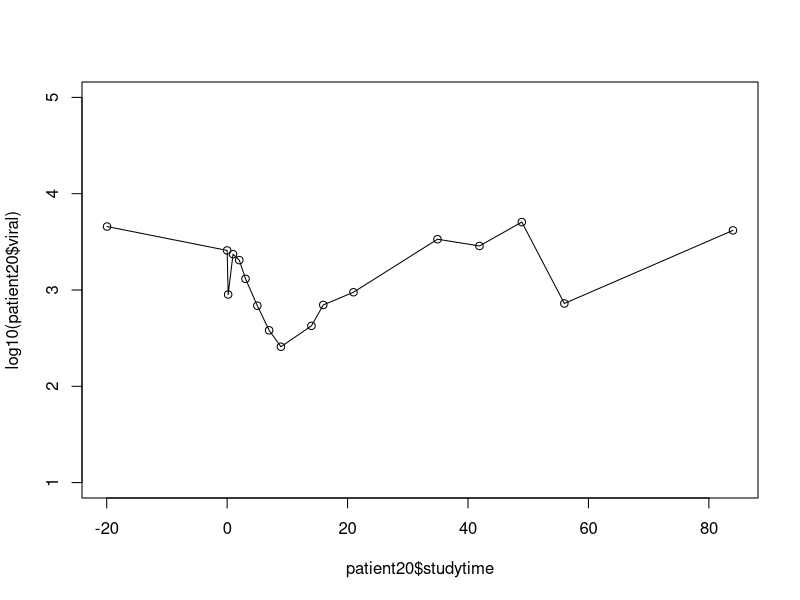
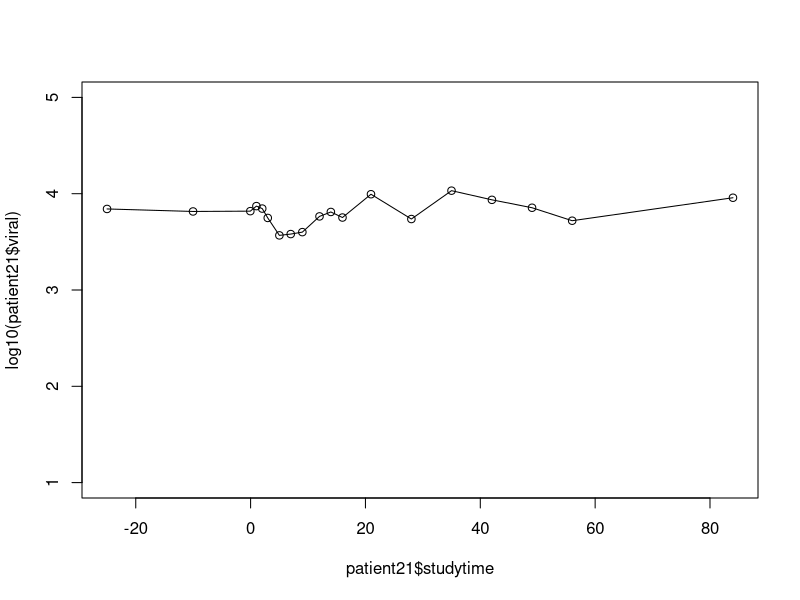
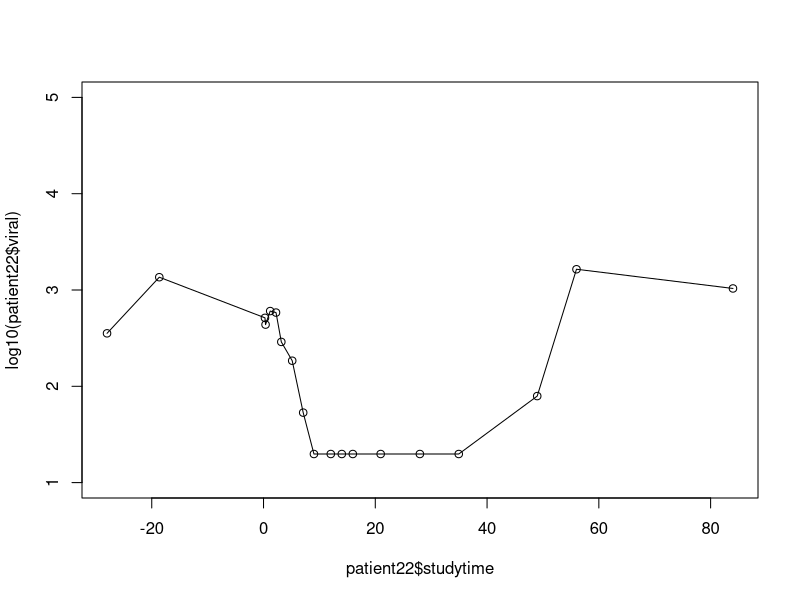
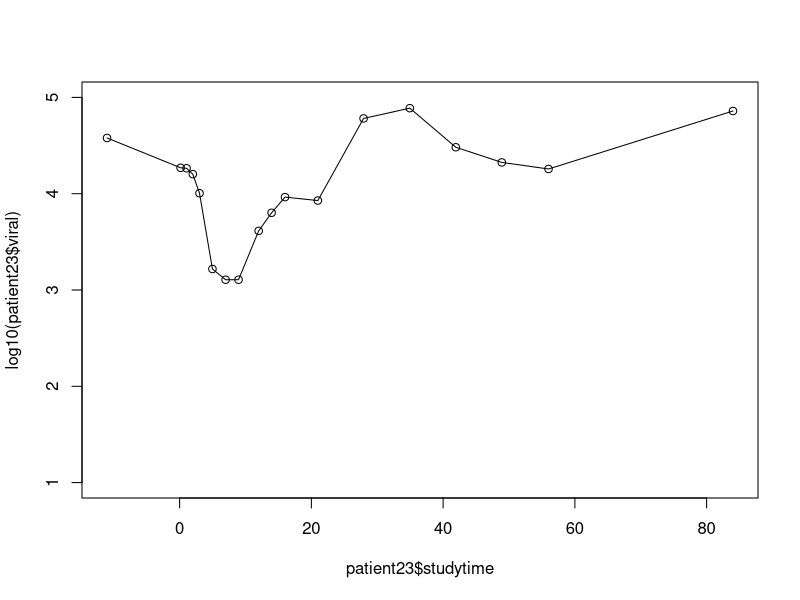
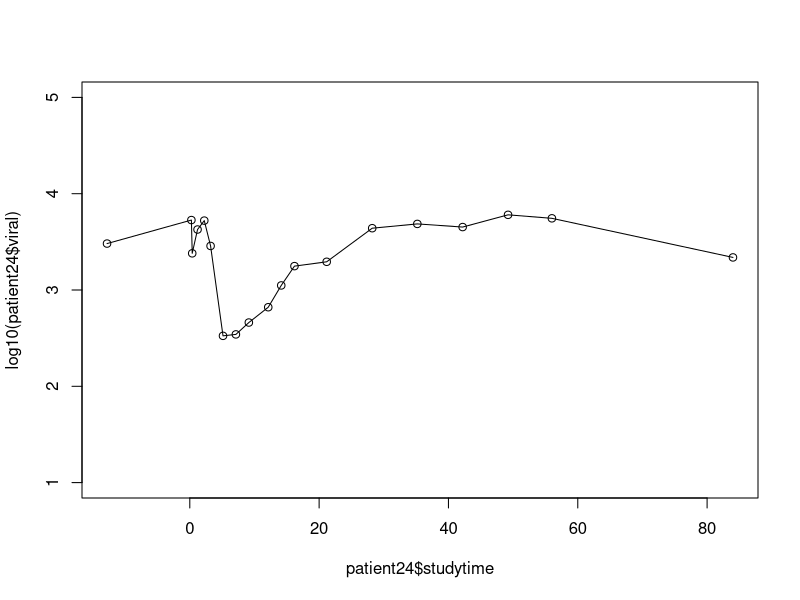
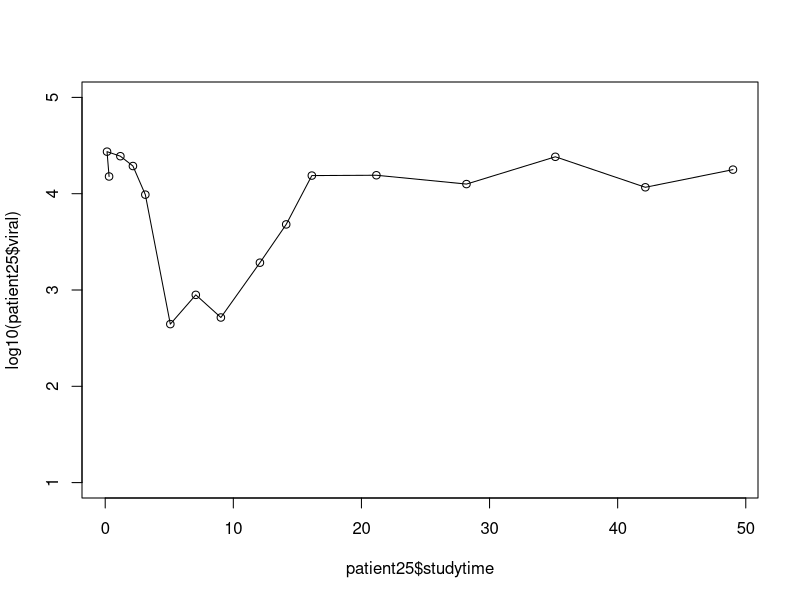
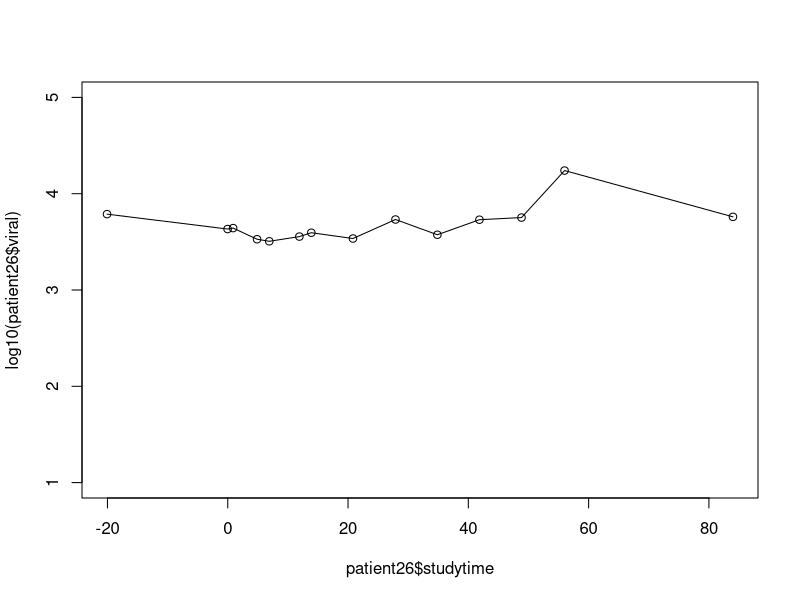
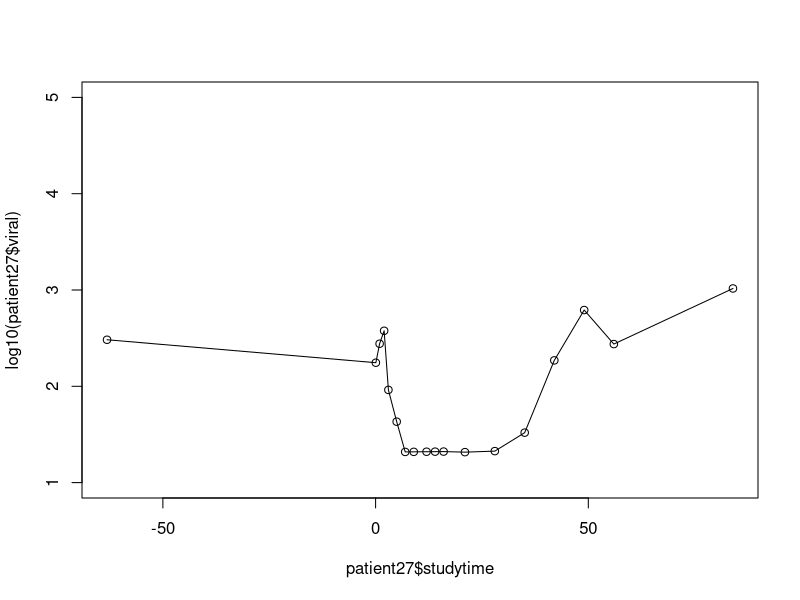

Recreate these plots in R, in order.
#this file fits exponential decays to the patients' viral load data
#in order to determine their rate of viral decay

#data from Lynch study

library(ggplot2)

#the "make" functions create the data sets for each patient
make20 = function(){
  studytime = c(-19.94236311239193, 0, 0.17291066282420786, 0.9798270893371708,
                2.0172910662824144, 3.0547550432276616, 5.014409221902017, 6.974063400576366, 
                8.933717579250715, 14.005763688760805, 15.96541786743516, 20.979827089337174, 
                34.92795389048992, 41.90201729106627, 48.933717579250725, 56, 
                84)
  viral = c(10^3.65891472868217, 10^3.410852713178294, 10^2.9534883720930227,  10^3.3720930232558137,
            10^3.3100775193798446, 10^3.1162790697674416, 10^2.837209302325581, 10^2.581395348837209,
            10^2.410852713178294, 10^2.627906976744186, 10^2.8449612403100772, 10^2.976744186046511,
            10^3.527131782945736, 10^3.457364341085271, 10^3.705426356589147, 10^2.8600550964187312,
            10^3.619283746556472)
  patient20 = data.frame(studytime, viral)
  plot(patient20$studytime, log10(patient20$viral), type='o', ylim=c(1,5))
  return(patient20)
}
make21 = function(){
  studytime = c(-25, -10.024096385542165, -0.048192771084334396, 1.0120481927710898, 2.0240963855421725, 
                2.9879518072289173, 5.01204819277109, 6.987951807228917, 9.01204819277109, 
                12, 13.975903614457835, 16, 20.963855421686745, 
                28, 34.98795180722892, 42.02409638554216,49.01204819277108, 
                56, 84)
  viral = c(10^3.8416666666666655, 10^3.8156000625880147, 10^3.8188389923329686, 10^3.871131278360194, 10^3.845485839461743,
            10^3.748396182131122, 10^3.56723517446409, 10^3.5808637145986544, 10^3.601001408230324,
            10^3.7643091847911125, 10^3.8104052573932092, 10^3.7526208731028006, 10^3.9944922547332182,
            10^3.7370364575183848, 10^4.031513065248005, 10^3.9363949303708337, 10^3.8542481614770767,
            10^3.719559228650136, 10^3.958126721763083)
  patient21 = data.frame(studytime, viral)
  plot(patient21$studytime, log10(patient21$viral), type='o', ylim=c(1,5))
  return(patient21)
}
make22 = function(){
  studytime = c(-28, -18.65036231884058, 0.25724637681159024, 0.365036231884055, 1.192934782608699, 
                2.2346014492753703, 3.1847826086956594, 5.133152173913043, 7.099637681159418, 
                9.020833333333332, 12.03532608695652, 14.006340579710145, 15.97735507246377, 
                20.962862318840582, 27.977355072463762, 34.93387681159422, 48.97463768115942,
                56, 84)
  viral = c(10^2.55, 10^3.1328125000000004, 10^2.7109375000000004, 10^2.640625, 10^2.7812500000000004,
            10^2.7656250000000004, 10^2.4609375000000004, 10^2.2656250000000004, 10^1.7265625,
            10^1.2968750000000009, 10^1.2968750000000009, 10^1.2968750000000009, 10^1.2968750000000009,
            10^1.2968750000000009, 10^1.2968750000000009, 10^1.2968750000000009, 10^1.8984375000000009,
            10^3.215426997245177, 10^3.015977961432505)
  patient22 = data.frame(studytime, viral)
  plot(patient22$studytime, log10(patient22$viral), type='o', ylim=c(1,5))
  return(patient22)
}
make23 = function(){
  studytime = c(-11.018867924528301, 0.15094339622641328, 1.0566037735849, 1.9999999999999964, 
                3.0188679245282977, 4.981132075471695, 6.981132075471695, 8.943396226415093, 
                11.999999999999996, 13.962264150943394, 15.999999999999996, 20.981132075471695, 
                27.924528301886784, 34.9433962264151, 41.92452830188678, 48.90566037735849,
                56, 84)
  viral = c(10^4.5786802030456855, 10^4.269035532994924, 10^4.2639593908629445, 10^4.203045685279188,
            10^4.00507614213198, 10^3.2182741116751274, 10^3.106598984771574, 10^3.106598984771574,
            10^3.6142131979695438, 10^3.8020304568527923, 10^3.9644670050761426, 10^3.9289340101522847,
            10^4.781725888324873, 10^4.8883248730964475, 10^4.4822335025380715, 10^4.324873096446701,
            10^4.256749311294764, 10^4.858953168044075)
  patient23 = data.frame(studytime, viral)
  plot(patient23$studytime, log10(patient23$viral), type='o', ylim=c(1,5))
  return(patient23)
}
make24 = function(){
  studytime = c(-12.798262071689539, 0.24725980053323227, 0.37404957045522025, 1.1975905993877767,
                2.2391626345413265, 3.2151673743458105, 5.135973141107932, 7.129455909943708, 
                9.131233336624867, 12.131924558111983, 14.14160165893157, 16.187617260787988, 
                21.171916658437837, 28.210131332082554, 35.186728547447416, 42.19571442677989,
                49.216944801026955, 56, 84)
  viral = c(10^3.4822158585958323, 10^3.726276291102992, 10^3.3808827885849704,  10^3.6280932161548334,
              10^3.7206082749086598, 10^3.457470129357164, 10^2.523985385602844, 10^2.5389355189098453,
              10^2.6621309370988446, 10^2.8211513775056787, 10^3.047437543201343, 10^3.2479411474276687,
              10^3.293048286758172, 10^3.641749777821665, 10^3.6863434383331697, 10^3.653609163622001,
              10^3.7806655475461644, 10^3.7443526170798878, 10^3.338292011019282)
  patient24 = data.frame(studytime, viral)
  plot(patient24$studytime, log10(patient24$viral), type='o', ylim=c(1,5))
  return(patient24)
}
make25 = function(){
  studytime = c(0.3016236045379337, 0.14265981295712749, 1.1833971151015525, 2.1629944974072117, 
                3.131269672335307, 5.082312447634791, 7.070944951427727, 9.028328162858621, 
                12.075813500600077, 14.127850365707296, 16.128257965172885, 21.166187359887687,
                28.197278141346438,35.13507393401417, 42.16073005593171, 49)
  viral = c(10^4.178800298906274, 10^4.4366748941373, 10^4.38939335612871, 10^4.287448200901247,
            10^3.9901949684110405, 10^2.645682842326939, 10^2.9495935327551446, 10^2.7144539299381796,
            10^3.2835760059781247, 10^3.681211929077692, 10^4.188243019859151, 10^4.1916666666666655, 
            10^4.099999999999999, 10^4.383333333333332, 10^4.0666666666666655, 10^4.249999999999999)
  patient25 = data.frame(studytime, viral)
  plot(patient25$studytime, log10(patient25$viral), type='o', ylim=c(1,5))
  return(patient25)
}
make26 = function(){
  studytime = c(-20.068992706485318, -0.024837374334712337, 0.89256849990144, 4.874039030159668,
                6.9016361127537955, 11.909323871476449, 13.8963138182535, 20.820224719101123,
                27.887246205401144, 34.85314409619555, 41.84525921545438, 48.84249950719497,
                56, 84)
  viral = c(10^3.7876700177409828, 10^3.6330080820027613, 10^3.6428444707273817, 10^3.527390104474671,
            10^3.505726394638282, 10^3.554691504041003, 10^3.5949043958210143, 10^3.534634338655629,
            10^3.732022471910114, 10^3.5737926276365086, 10^3.729982259018334, 10^3.752148630001973,
            10^4.240220385674929, 10^3.759779614325067) 
  patient26 = data.frame(studytime, viral)
  plot(patient26$studytime, log10(patient26$viral), type='o', ylim=c(1,5))
  return(patient26)
}
make27 = function(){
  studytime = c(-63.125, 0.058997050147496566, 0.9439528023598847, 2.005899705014752, 3.0088495575221295,
                4.955752212389381, 6.961651917404129, 8.967551622418878, 11.976401179941004,
                13.982300884955752, 15.988200589970507, 21.002949852507374, 28.023598820059004,
                35.044247787610615, 42.005899705014755,49.02654867256638, 56,
                84)
  viral = c(10^2.4833333333333334, 10^2.2449538940375824, 10^2.442152695514831, 10^2.57642905256312, 10^1.962650686363319,
            10^1.6327085220542124, 10^1.3185376164262657, 10^1.3193273407195782, 10^1.320511927159548,
            10^1.3213016514528606, 10^1.3220913757461732, 10^1.316191670731425, 10^1.3268297215060514,
            10^1.5185701344854028, 10^2.2693424383898924, 10^2.791791512786567, 10^2.438567493112946,
            10^3.015977961432505)
  patient27 = data.frame(studytime, viral)
  plot(patient27$studytime, log10(patient27$viral), type='o', ylim=c(1,5))
  return(patient27)
}
plotall = function(patient20, patient21, patient22, patient23,
                   patient24, patient25, patient26, patient27){
  ggplot() +
    scale_x_continuous(limits = c(-65,90)) +
    scale_y_continuous(limits = c(1,5)) +
    geom_point(data = patient20, aes(studytime, log10(viral)), color="blue") + 
    geom_line(data = patient20, aes(studytime, log10(viral)), color="blue") +
    geom_point(data = patient21, aes(studytime, log10(viral)), color="red") + 
    geom_line(data = patient21, aes(studytime, log10(viral)), color="red") +
    geom_point(data = patient22, aes(studytime, log10(viral)), color="green") + 
    geom_line(data = patient22, aes(studytime, log10(viral)), color="green") +
    geom_point(data = patient23, aes(studytime, log10(viral)), color="purple") + 
    geom_line(data = patient23, aes(studytime, log10(viral)), color="purple") +
    geom_point(data = patient24, aes(studytime, log10(viral)), color="orange") + 
    geom_line(data = patient24, aes(studytime, log10(viral)), color="orange") +
    geom_point(data = patient25, aes(studytime, log10(viral)), color="brown") + 
    geom_line(data = patient25, aes(studytime, log10(viral)), color="brown") +
    geom_point(data = patient26, aes(studytime, log10(viral)), color="pink") + 
    geom_line(data = patient26, aes(studytime, log10(viral)), color="pink") +
    geom_point(data = patient27, aes(studytime, log10(viral)), color="yellow") + 
    geom_line(data = patient27, aes(studytime, log10(viral)), color="yellow") +
    labs(x="days after VRC01 infusion of 40mg/kg", y="log 10 viral load") +
    labs(title = "Patient viral loads") +
    theme(plot.title = element_text(size=27))
    
}
#make the patients
patient20 = make20()
patient21 = make21()
patient22 = make22()
patient23 = make23()
patient24 = make24()
patient25 = make25()
patient26 = make26()
patient27 = make27()
plotall(patient20, patient21, patient22, patient23, 
        patient24, patient25, patient26, patient27)

#this function takes in a patient, the index of the first data point to fit to, 
#the index of the last data point to fit to, n (the patient number), an initial guess for a (close to V0)
#and the x and y coordinates for where to print the rate value on the graph
getslope = function(patient, start, end, n, aguess, xtext, ytext){
  x = patient$studytime[start:end]
  pred = seq(x[1], x[length(x)], .01) #time series for plotting prediction
  y = patient$viral[start:end]
  Vinit = patient$viral[start]
  Tinit = patient$studytime[start]
  fit = nls(y ~ a*(exp(r*(x-Tinit))), start=c(r=.5,a=aguess))
  plot(x, y, xlab='days after VRC01 infusion', ylab='viral load')
  r = coef(fit)[1]
  a = coef(fit)[2]
  lines(pred, a*exp(r*(pred-Tinit)), col=2)
  title(paste("#",n))
  text(paste("rate = ",round(r, digits=2)), x=xtext,y=ytext, cex=1)
  return(fit)
}

#Fitting and graphing results
par(mfrow=c(2,3))
fit20 = getslope(patient20, 4, 9, 20, 1000, 6, 1750)
#fit21 = getslope(patient21, 5, 7, 21, 1000, 4, 6000) #unresponsive
fit22 = getslope(patient22, 5, 10, 22, 1000, 7, 500)
fit23 = getslope(patient23, 4, 6, 23, 14000, 4, 11000)
fit24 = getslope(patient24, 5, 7, 24, 1000, 4.2, 4000)
fit25 = getslope(patient25, 3, 5, 25, 16000, 2.7, 17000)
#fit26 = getslope(patient26, 3, 5, 26, 1000, 5, 4000) #unresponsive
fit27 = getslope(patient27, 4, 7, 27, 1000, 5, 300)
rs = c(coef(fit20)[1], coef(fit22)[1], coef(fit23)[1],
       coef(fit24)[1], coef(fit25)[1], coef(fit27)[1])
mean(rs) #not including patients #21 and #26 (unresponsive)


